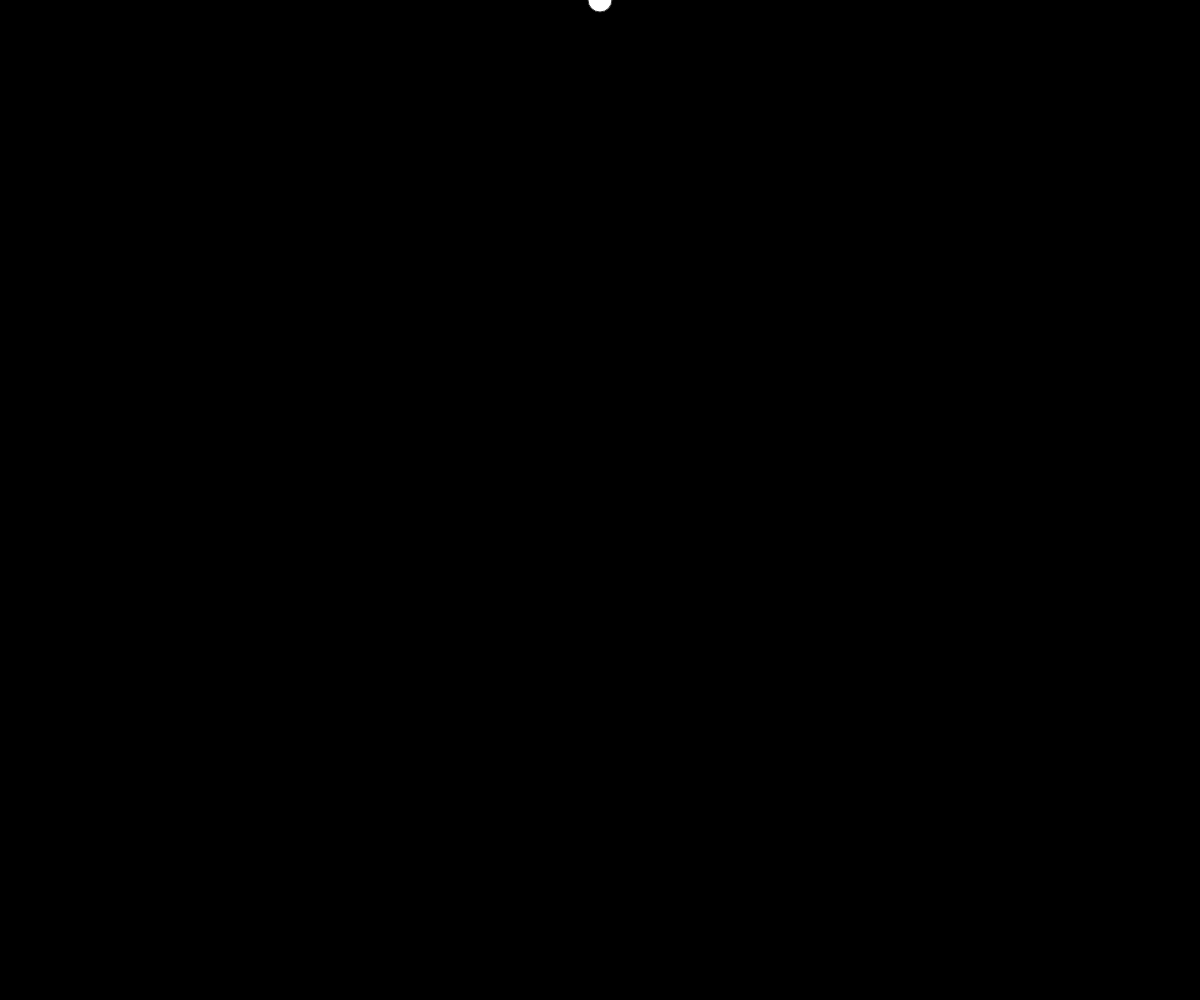
Frame 1 (no input)
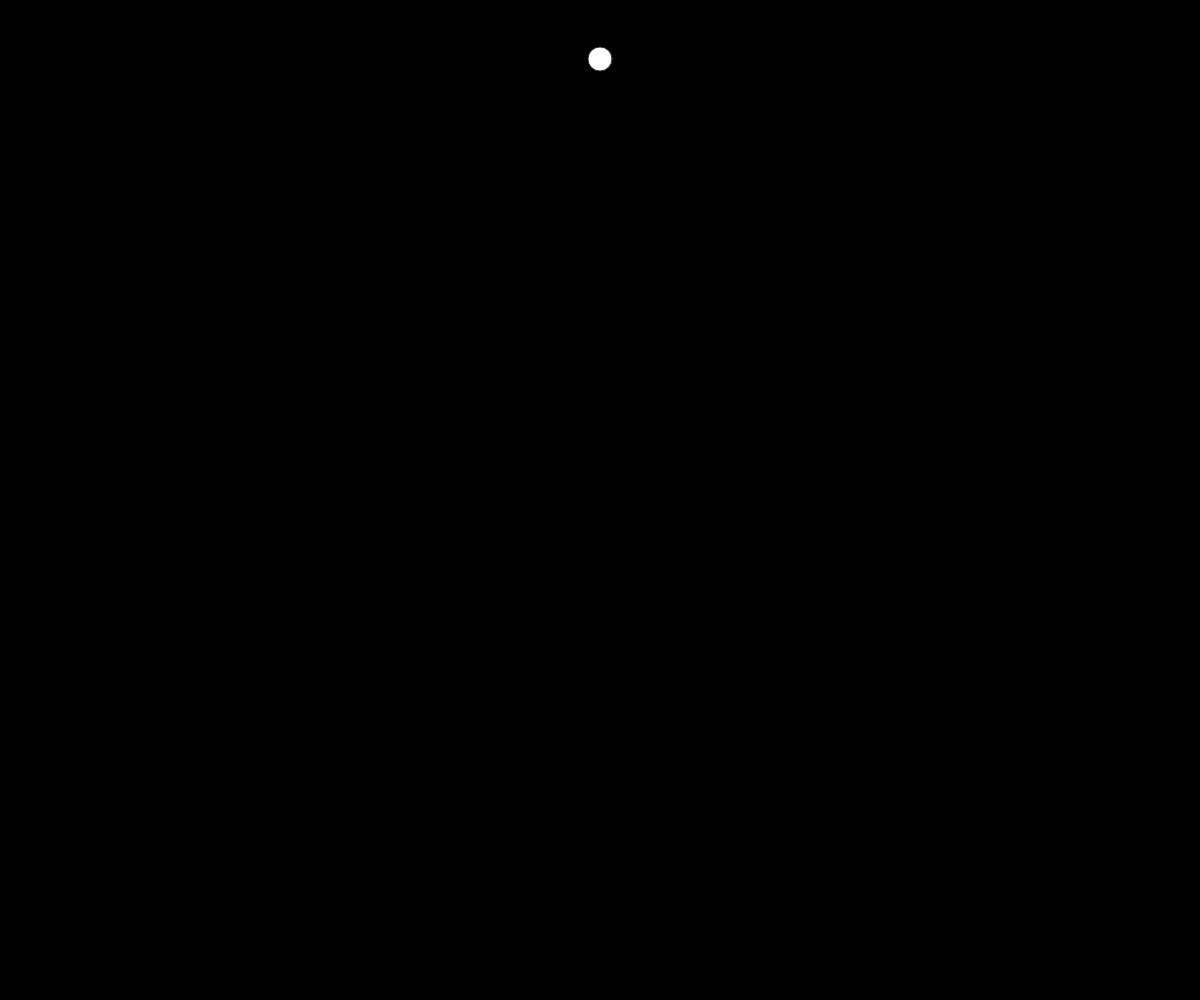
Frame 60 (no input)
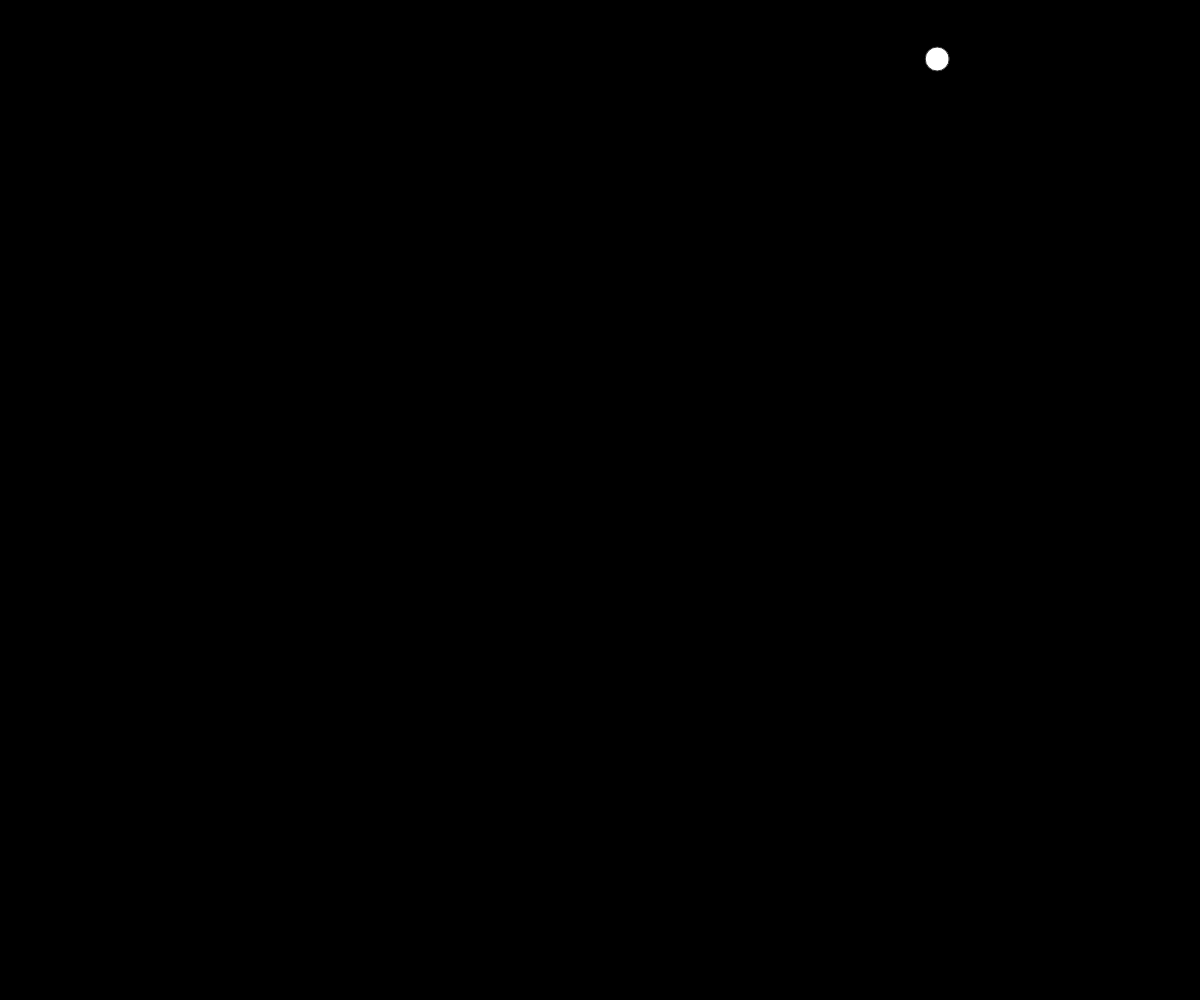
Frame 120 (the mouse pressed at the canvas centre since frame 60)

The p5.js sketch that drew these frames (run headless with seeded random() and noise() and a simulated clock; from frame 60 on, the mouse is pressed at the canvas centre):

// p5.js sketch
// ── sketch.js
function setup() {
  createCanvas(windowWidth, windowHeight);
  x = width / 2;
  y = 0;
}

function draw(){
  background(0);

  stroke(50);
  fill(255);
  ellipse(x, y, 24, 24);

  x = x - random(pmouseX - mouseX);
  y++;

  if(y > height){
    y = 0;
  }
}

function mousePressed(){
  x = mouseX;
  y = 0;
}

// ── fallball.html
<!DOCTYPE html>
<html lang="en" dir="ltr">
  <head>
    <meta charset="utf-8">
    <script src="https://cdn.jsdelivr.net/npm/p5@1.2.0/lib/p5.js"></script>
    <title>p5js</title>
  </head>
  <body>
    <script src="sketch.js" charset="utf-8"></script>
  </body>
</html>
